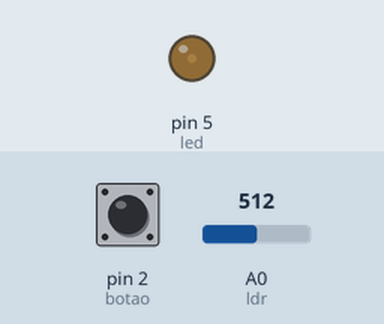
This sketch was run on a simulated Arduino Uno, built with avr-gcc and run on an emulated ATmega328P. On the bench: output pins drawn as LEDs (lit = HIGH). The inputs (shaded band) are chosen by the test bench; at power-on: pin 2 (botao) HIGH, A0 (ldr) = 512.

Above: at 1.2 s.
1.3 s: pin 2 (botao) pulled LOW for 0.15 s
At 1.37 s:
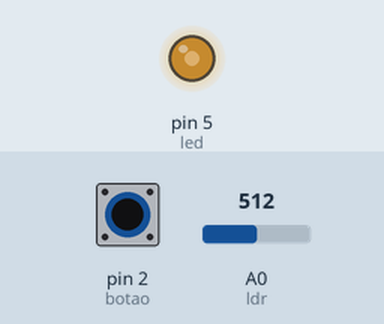
2.9 s: pin 2 (botao) pulled LOW for 3.2 s
At 7.2 s:
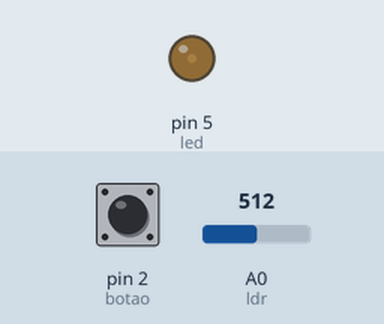
Timing chart, 0 to 8.7 s (numbered marks = the images above; inputs shaded):
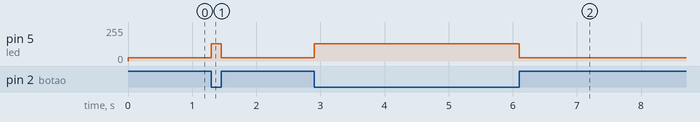

Measured:
- after the input at 1.3 s, pin 5 (led): 25/255 → 128/255 at once, → 25/255 0.15 s later
- after the input at 2.9 s, pin 5 (led): 25/255 → 128/255 at once, → 25/255 3.2 s later

The sketch:

IluminacaoAutomaticacomDimmerLDR.ino
```cpp
const int ldr = A0;
const int botao = 2;
const int led = 5;

void setup() {
  pinMode(botao, INPUT_PULLUP);
  pinMode(led, OUTPUT);
}

void loop() {
  int luz = analogRead(ldr);

  // Galpão vazio → 10%
  if (digitalRead(botao) == HIGH) {
    analogWrite(led, 25);
    return;
  }

  // Compensação de luz
  int brilho = map(luz, 0, 1023, 255, 0);
  analogWrite(led, brilho);
}
```
